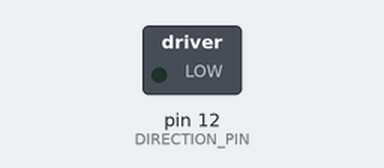
A sketch run on a simulated Arduino Uno, built with avr-gcc and run on an emulated ATmega328P. On the bench: switched loads named in the sketch (green lamp = pin HIGH). Pins used as bus, display or sensor lines are not drawn.

Above: at 0.8 s.
At 5.6 s:
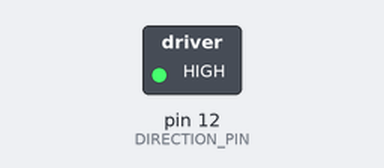
Timing chart, 0 to 7.5 s (numbered marks = the images above):
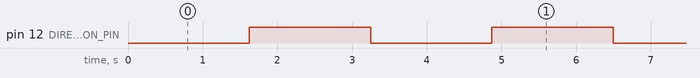

The sketch:

stepperMotor.ino
```cpp
// (licence header left out)
#define   DIRECTION_PIN      12
#define   STEPPER_PULSE_PIN  13

uint8_t   Direction=0;

void setup() {

  pinMode( DIRECTION_PIN,     OUTPUT );
  pinMode( STEPPER_PULSE_PIN, OUTPUT );

  digitalWrite(DIRECTION_PIN,Direction);

}

#define   MICROSTEPS       16

int32_t   SpeedNow         = 0;
int32_t   TargetSpeed      = 2000 * 65536*MICROSTEPS;
uint16_t  Acceleration     = 4000 * MICROSTEPS;
uint16_t  DDS_Accumulator  = 0;

#define   HOLDSPEED_STEPS   20000

#define   STATE_ACCELERATE  0
#define   STATE_HOLDSPEED   1
#define   STATE_DECELERATE  2

uint8_t   state             = STATE_ACCELERATE; // initial state

uint32_t  HoldSpeed_Counter = 0;


void loop() {

  DDS_Accumulator+=(SpeedNow>>16);
  digitalWrite(STEPPER_PULSE_PIN,DDS_Accumulator>>15);
  delayMicroseconds(10);

  switch(state)
  {
    case STATE_ACCELERATE:{
      SpeedNow+=Acceleration;
      if(SpeedNow>TargetSpeed){
        state=STATE_HOLDSPEED;
        HoldSpeed_Counter=0;
      }
    }break;

    case STATE_HOLDSPEED:{
      HoldSpeed_Counter++;
      if(HoldSpeed_Counter>HOLDSPEED_STEPS)
      {
        state=STATE_DECELERATE;
      }
    }break;

    case STATE_DECELERATE:{
       SpeedNow-=Acceleration;
       if(SpeedNow<0)
       {
         SpeedNow=0;
         state=STATE_ACCELERATE;
         Direction^=1; // reverse direction
         digitalWrite(DIRECTION_PIN,Direction);
       }
    }break;

    default:{
        state=STATE_ACCELERATE;
    }
  }

}
```

Measured:
- by itself, pin 12 (DIRECTION_PIN): alternates HIGH for 1.6 s and LOW for 1.6 s
